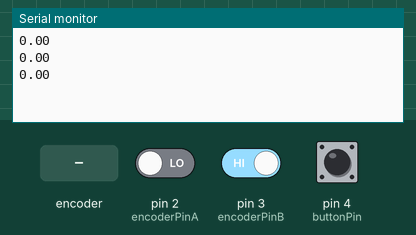
Bench run of a sketch on a simulated Arduino Uno, built with avr-gcc and run on an emulated ATmega328P. On the bench: the last lines printed to the serial monitor. The inputs (shaded band) are chosen by the test bench; at power-on: pin 2 (encoderPinA) LOW, pin 3 (encoderPinB) HIGH, pin 4 (buttonPin) HIGH.

Above: at 2.8 s.
2.9 s: rotary encoder on pin 2 (encoderPinA) / pin 3 (encoderPinB) turned 1 step (first pin leading)
At 3.4 s:
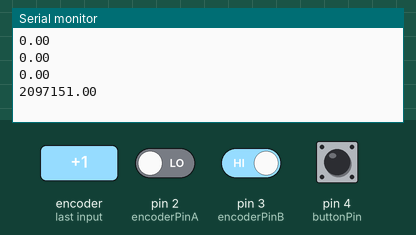
4.6 s: rotary encoder on pin 2 (encoderPinA) / pin 3 (encoderPinB) turned 1 step (first pin leading)
At 5.8 s:
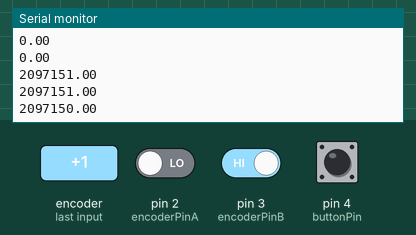
Timing chart, 0 to 7.6 s (numbered marks = the images above; inputs shaded):
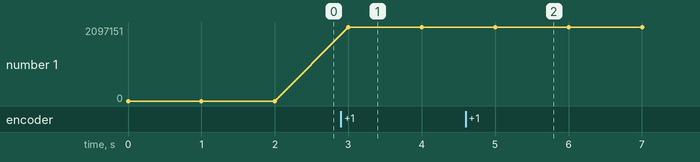

Measured:
- after the input at 2.9 s, the serial monitor: prints a new line after 0.10 s (image 1)
- after the input at 4.6 s, the serial monitor: prints a new line after 0.40 s (image 2)
- plotted number 1: 0 → 2097151 after the input at 2.9 s, 2097151 → 2097150 after the input at 4.6 s

The sketch:

EncoderTest.ino.ino
```cpp
// Created 12/15/2015 by Greg Boiczyk
// Based on code from http://playground.arduino.cc/Main/RotaryEncoders

#define encoderPinA 2 // channel A connected to digital pin 2
#define encoderPinB 3// channel B connected to digital pin 3
#define buttonPin 4 // button in digital pin 4
volatile unsigned long encoderPos = 0;
int buttonState = 0;
double encoderAngle = 0.0;
void setup() {
  pinMode(encoderPinA, INPUT);
  pinMode(encoderPinB, INPUT);
  pinMode(buttonPin, INPUT);
  digitalWrite(buttonPin, HIGH);


  attachInterrupt(digitalPinToInterrupt(encoderPinA), doEncoderA, CHANGE);
  attachInterrupt(digitalPinToInterrupt(encoderPinB), doEncoderB, CHANGE);//interupt will trigger function whenever there is a change between LOW and HIGH on digital pin 1
  Serial.begin(9600);
}

void loop() {
  buttonState = digitalRead(buttonPin);
  encoderAngle = encoderPos*360/2048; //2048 pulses / 360 degrees
  Serial.println(encoderAngle);
  //Serial.println(encoderPos);
  if(buttonState == LOW){
    encoderPos = 0; // zero encoder if button is pressed
  }
  delay(1000);
}

void doEncoderA(){
  if(digitalRead(encoderPinA) == HIGH){
    //check channel B to see which way encoder turning
    if (digitalRead(encoderPinB) == LOW){
      encoderPos--; // encoder turning clockwise, increment down
    }
    else{
      encoderPos++; // encoder turning ccw, increment up
    }
    }
    else{
      if(digitalRead(encoderPinB) == HIGH){
        encoderPos--;   //cw
      }
      else{
        encoderPos++; //ccw
      }
    }
}


void doEncoderB(){
  if(digitalRead(encoderPinB) == HIGH){
    if(digitalRead(encoderPinA) == HIGH){
      encoderPos--; //CW
    }
    else{
      encoderPos++;
    }
  }
  else{
    if(digitalRead(encoderPinA) == LOW){
      encoderPos--;
    }
    else{
      encoderPos++;
    }
  }
}
```
